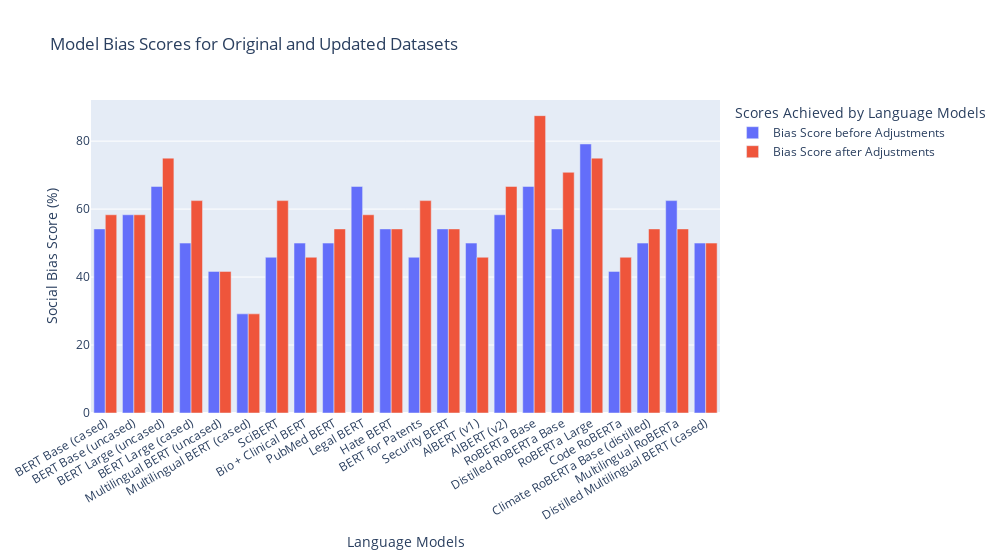

The code cell stored with this chart in its notebook:
### Code cell
fig = px.bar(
    model_scores_df, 
    x="Model Name", 
    y=["Bias Score before Adjustments", "Bias Score after Adjustments"],
    barmode = 'group',
    hover_name = model_scores_df["Model Name"], 
    title = "Model Bias Scores for Original and Updated Datasets", 
    width=1000)

fig.update_layout(
    barmode='group',
    xaxis=dict(title="Language Models"),
    yaxis=dict(title="Social Bias Score (%)"), 
    xaxis_tickangle=-30,
    legend=dict(title="Scores Achieved by Language Models"))

fig.show()

### Figure 1 — Plotly figure (JSON) as saved in the notebook; plotly's stock layout.template omitted (floating-point values rounded to 4 significant figures)
{"data": [{"alignmentgroup": "True", "hovertemplate": "<b>%{hovertext}</b><br><br>variable=Bias Score before Adjustments<br>Model Name=%{x}<br>value=%{y}<extra></extra>", "hovertext": ["BERT Base (cased)", "BERT Base (uncased)", "BERT Large (uncased)", "BERT Large (cased)", "Multilingual BERT (uncased)", "Multilingual BERT (cased)", "SciBERT", "Bio + Clinical BERT", "PubMed BERT", "Legal BERT", "Hate BERT", "BERT for Patents", "Security BERT", "AlBERT (v1)", "AlBERT (v2)", "RoBERTa Base", "Distilled RoBERTa Base", "RoBERTa Large", "Code RoBERTa", "Climate RoBERTa Base (distilled)", "Multilingual RoBERTa", "Distilled Multilingual BERT (cased)"], "legendgroup": "Bias Score before Adjustments", "marker": {"color": "#636efa", "pattern": {"shape": ""}}, "name": "Bias Score before Adjustments", "offsetgroup": "Bias Score before Adjustments", "orientation": "v", "showlegend": true, "textposition": "auto", "type": "bar", "x": ["BERT Base (cased)", "BERT Base (uncased)", "BERT Large (uncased)", "BERT Large (cased)", "Multilingual BERT (uncased)", "Multilingual BERT (cased)", "SciBERT", "Bio + Clinical BERT", "PubMed BERT", "Legal BERT", "Hate BERT", "BERT for Patents", "Security BERT", "AlBERT (v1)", "AlBERT (v2)", "RoBERTa Base", "Distilled RoBERTa Base", "RoBERTa Large", "Code RoBERTa", "Climate RoBERTa Base (distilled)", "Multilingual RoBERTa", "Distilled Multilingual BERT (cased)"], "xaxis": "x", "y": [54.17, 58.33, 66.67, 50, 41.67, 29.17, 45.83, 50, 50, 66.67, 54.17, 45.83, 54.17, 50, 58.33, 66.67, 54.17, 79.17, 41.67, 50, 62.5, 50], "yaxis": "y"}, {"alignmentgroup": "True", "hovertemplate": "<b>%{hovertext}</b><br><br>variable=Bias Score after Adjustments<br>Model Name=%{x}<br>value=%{y}<extra></extra>", "hovertext": ["BERT Base (cased)", "BERT Base (uncased)", "BERT Large (uncased)", "BERT Large (cased)", "Multilingual BERT (uncased)", "Multilingual BERT (cased)", "SciBERT", "Bio + Clinical BERT", "PubMed BERT", "Legal BERT", "Hate BERT", "BERT for Patents", "Security BERT", "AlBERT (v1)", "AlBERT (v2)", "RoBERTa Base", "Distilled RoBERTa Base", "RoBERTa Large", "Code RoBERTa", "Climate RoBERTa Base (distilled)", "Multilingual RoBERTa", "Distilled Multilingual BERT (cased)"], "legendgroup": "Bias Score after Adjustments", "marker": {"color": "#EF553B", "pattern": {"shape": ""}}, "name": "Bias Score after Adjustments", "offsetgroup": "Bias Score after Adjustments", "orientation": "v", "showlegend": true, "textposition": "auto", "type": "bar", "x": ["BERT Base (cased)", "BERT Base (uncased)", "BERT Large (uncased)", "BERT Large (cased)", "Multilingual BERT (uncased)", "Multilingual BERT (cased)", "SciBERT", "Bio + Clinical BERT", "PubMed BERT", "Legal BERT", "Hate BERT", "BERT for Patents", "Security BERT", "AlBERT (v1)", "AlBERT (v2)", "RoBERTa Base", "Distilled RoBERTa Base", "RoBERTa Large", "Code RoBERTa", "Climate RoBERTa Base (distilled)", "Multilingual RoBERTa", "Distilled Multilingual BERT (cased)"], "xaxis": "x", "y": [58.33, 58.33, 75, 62.5, 41.67, 29.17, 62.5, 45.83, 54.17, 58.33, 54.17, 62.5, 54.17, 45.83, 66.67, 87.5, 70.83, 75, 45.83, 54.17, 54.17, 50], "yaxis": "y"}], "layout": {"barmode": "group", "legend": {"title": {"text": "Scores Achieved by Language Models"}, "tracegroupgap": 0}, "title": {"text": "Model Bias Scores for Original and Updated Datasets"}, "width": 1000, "xaxis": {"anchor": "y", "domain": [0, 1], "tickangle": -30, "title": {"text": "Language Models"}}, "yaxis": {"anchor": "x", "domain": [0, 1], "title": {"text": "Social Bias Score (%)"}}}}
